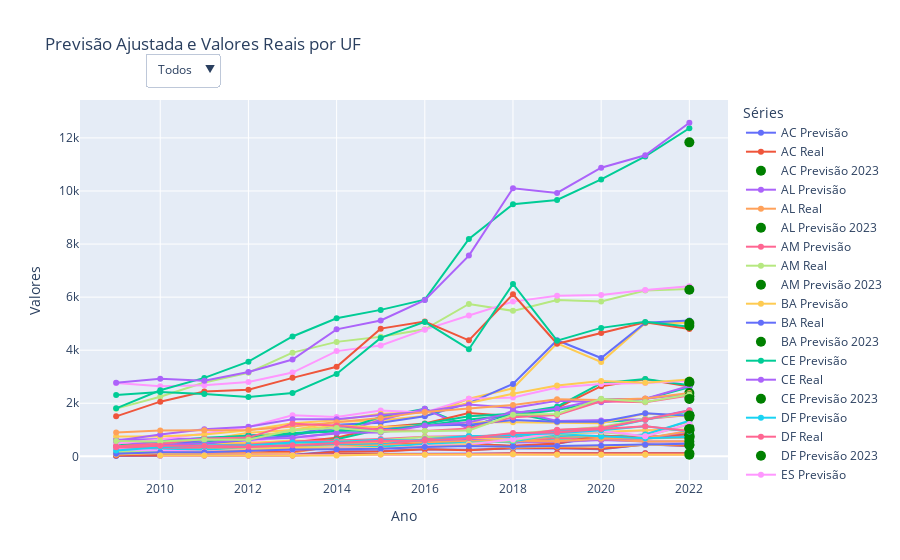

Here is the notebook cell this chart was saved with:
### Code cell
import pandas as pd
import plotly.graph_objects as go

# Suponha que `final_forecast` seja o DataFrame com as colunas 'SG_UF', 'yhat_adjusted', 'QT_VG_TOTAL', e 'NU_ANO_CENSO'
# Atualizar a média móvel no DataFrame para todos os anos e arredondar
final_forecast['rolling_yhat_adjusted'] = final_forecast.groupby('SG_UF')['yhat_adjusted'].transform(lambda x: x.rolling(window=3, min_periods=1).mean()).round(2)

# Calcular a média móvel de dois anos apenas para a última entrada (assumindo que são os dados para 2023) e arredondar
window_size = 2
final_forecast['MA_yhat_adjusted'] = final_forecast.groupby('SG_UF')['yhat_adjusted'].transform(lambda x: x.rolling(window=window_size, min_periods=1).mean()).round(2)

# Filtrar para manter apenas as entradas mais recentes por UF, presumindo ser de 2023
latest_forecasts = final_forecast.drop_duplicates(subset=['SG_UF'], keep='last')

# Criar o gráfico com linhas para 'yhat_adjusted' e 'QT_VG_TOTAL'
fig = go.Figure()

uf_dropdown = final_forecast['SG_UF'].unique()
for uf in uf_dropdown:
    filtered_df = final_forecast[final_forecast['SG_UF'] == uf]
    latest_data = latest_forecasts[latest_forecasts['SG_UF'] == uf]  # Dados de 2023 para MA_yhat_adjusted
    fig.add_trace(go.Scatter(x=filtered_df['NU_ANO_CENSO'], y=filtered_df['yhat_adjusted'].round(2),
                             mode='lines+markers',
                             name=f'{uf} Previsão'))
    fig.add_trace(go.Scatter(x=filtered_df['NU_ANO_CENSO'], y=filtered_df['QT_VG_TOTAL'].round(2),
                             mode='lines+markers',
                             name=f'{uf} Real'))
    fig.add_trace(go.Scatter(x=latest_data['NU_ANO_CENSO'], y=latest_data['MA_yhat_adjusted'],
                             mode='markers',
                             marker=dict(size=10, color='green'),
                             name=f'{uf} Previsão 2023'))

# Criar botões de filtro para cada UF no dropdown
buttons = [dict(label='Todos',
                method='update',
                args=[{'visible': [True] * len(uf_dropdown) * 3},
                      {'title': 'Previsão Ajustada, Valores Reais por UF'}])]
for i, uf in enumerate(uf_dropdown):
    visibility = [False] * len(uf_dropdown) * 3
    visibility[i*3:(i+1)*3] = [True, True, True]  # Visibilidade para previsão, real, e previsão 2023
    buttons.append(dict(label=uf,
                        method='update',
                        args=[{'visible': visibility},
                              {'title': f'Previsão e Valores Reais para {uf}'}]))

# Atualizar o layout do gráfico com o dropdown e detalhes de estilo
fig.update_layout(
    title='Previsão Ajustada e Valores Reais por UF',
    xaxis_title='Ano',
    yaxis_title='Valores',
    legend_title='Séries',
    updatemenus=[dict(active=0,
                      buttons=buttons,
                      direction='down',
                      pad={'r': 10, 't': 10},
                      showactive=True,
                      x=0.1,
                      xanchor='left',
                      y=1.15,
                      yanchor='top')],
    hovermode='closest'
)

# Mostrar o gráfico
fig.show()
